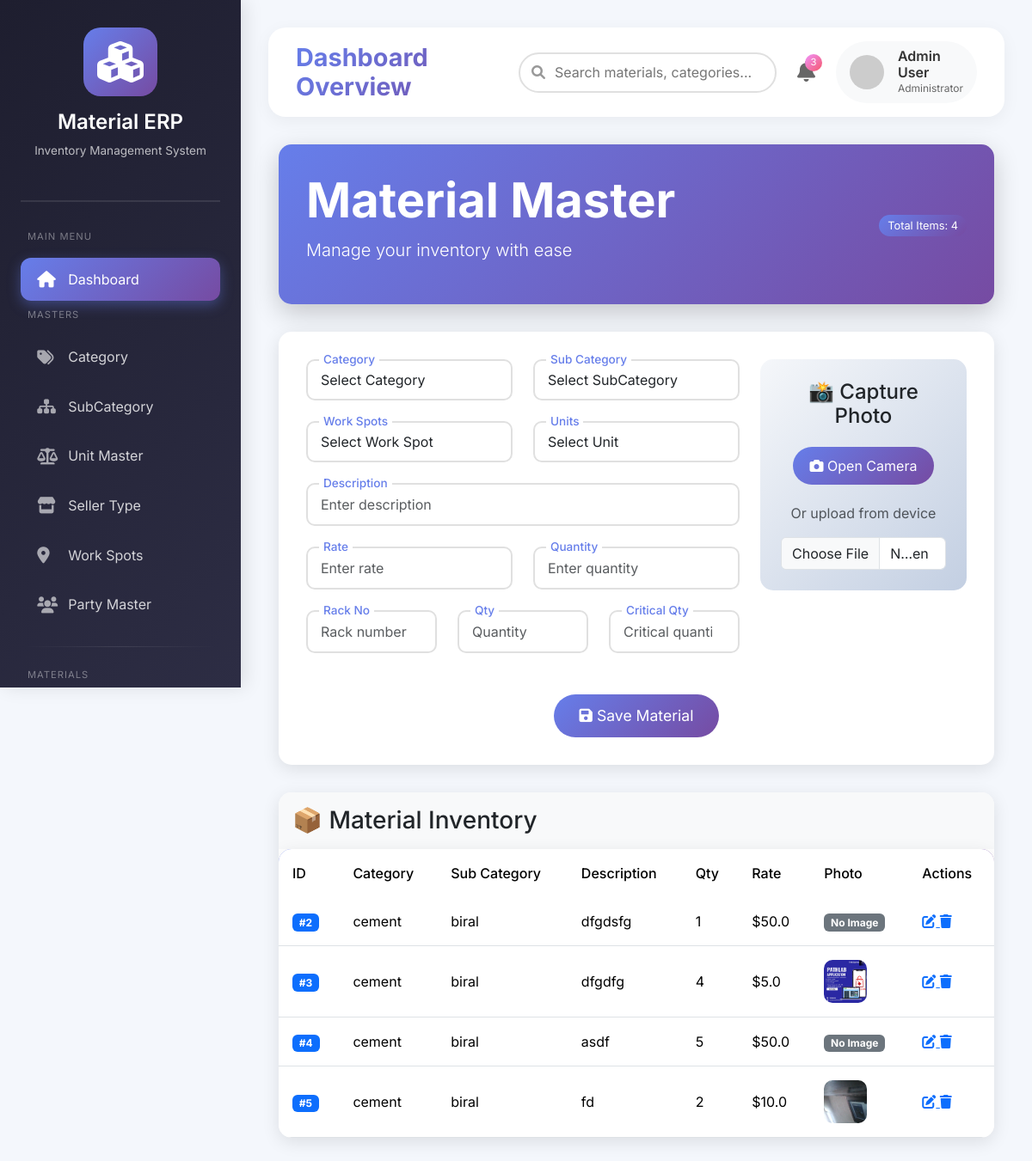
The app's page /materials/master/ with its own data.
### materials/models.py (models this page shows)
class MaterialMaster(models.Model):
    category = models.ForeignKey(Category,on_delete=models.CASCADE)
    sub_category = models.ForeignKey(SubCategory,on_delete=models.CASCADE)
    work_spots = models.ForeignKey(WorkSpots,on_delete=models.CASCADE)
    description = models.CharField(max_length=200)
    units = models.ForeignKey(UnitMaster,on_delete=models.CASCADE)
    quantity = models.IntegerField()
    qty = models.IntegerField()
    rate = models.FloatField()
    rackno = models.CharField(max_length=50)
    critical_qty = models.IntegerField()
    photo = models.ImageField(upload_to="materials")
    added_on = models.DateTimeField(auto_now_add=True)
    status = models.BooleanField(default=True)

### masters/models.py (models this page shows, shortened)
class Category(models.Model):
    id = models.AutoField(primary_key=True)
    name = models.CharField(max_length=100)
    status = models.BooleanField(default=True)

class SubCategory(models.Model):
    id = models.AutoField(primary_key=True)
    category = models.ForeignKey(Category,on_delete=models.CASCADE)
    sub_category = models.CharField(max_length=100)

### materials/views.py (the view, shortened to what this page needs)
# urls.py: path('master/', views.material_master, name='material_master'),
def material_master(request):
    category = Category.objects.all()
    subcategory = SubCategory.objects.all()
    workspots = WorkSpots.objects.all()
    units = UnitMaster.objects.all()
    data = MaterialMaster.objects.select_related(
        'category','sub_category','work_spots','units'
    ).all()
    return render(request, 'materials/material_master.html', {
        'category': category,
        'subcategory': subcategory,
        'workspots': workspots,
        'units': units,
        'data': data
    })

### materials/templates/materials/material_master.html (shortened to what this page needs)
{% extends 'base.html' %}
{% block content %}
<div class="container-fluid">
    <div class="material-header">
        <div class="d-flex justify-content-between align-items-center">
            <div>
                <h1 class="display-4 fw-bold">Material Master</h1>
                <p class="lead">Manage your inventory with ease</p>
            </div>
            <div>
                <span class="material-badge">Total Items: {{data|length}}</span>
            </div>
        </div>
    </div>
    <div class="form-card">
        <form method="POST" enctype="multipart/form-data" id="materialForm">
            <div class="row">
                <div class="col-md-8">
                    <div class="row">
                        <div class="col-md-6">
                            <div class="floating-label">
                                <label>Category</label>
                                <select id="category" name="category" class="form-control form-control-modern">
                                    <option value="">Select Category</option>
                                </select>
                            </div>
                        </div>
                        <div class="col-md-6">
                            <div class="floating-label">
                                <label>Sub Category</label>
                                <select id="subcategory" name="subcategory" class="form-control form-control-modern">
                                    <option value="">Select SubCategory</option>
                                </select>
                            </div>
                        </div>
                        <div class="col-md-6">
                            <div class="floating-label">
                                <label>Work Spots</label>
                                <select name="workspots" class="form-control form-control-modern">
                                    <option value="">Select Work Spot</option>
                                </select>
                            </div>
                        </div>
                        <div class="col-md-6">
                            <div class="floating-label">
                                <label>Units</label>
                                <select name="units" class="form-control form-control-modern">
                                    <option value="">Select Unit</option>
                                </select>
                            </div>
                        </div>
                        <div class="col-md-12">
                            <div class="floating-label">
                                <label>Description</label>
                                <input name="description" class="form-control form-control-modern" placeholder="Enter description">
                            </div>
                        </div>
                        <div class="col-md-6">
                            <div class="floating-label">
                                <label>Rate</label>
                                <input name="rate" class="form-control form-control-modern" placeholder="Enter rate" type="number">
                            </div>
                        </div>
                        <div class="col-md-6">
                            <div class="floating-label">
                                <label>Quantity</label>
                                <input name="quantity" class="form-control form-control-modern" placeholder="Enter quantity" type="number">
                            </div>
                        </div>
                        <div class="col-md-4">
                            <div class="floating-label">
                                <label>Rack No</label>
                                <input name="rackno" class="form-control form-control-modern" placeholder="Rack number">
                            </div>
                        </div>
                        <div class="col-md-4">
                            <div class="floating-label">
                                <label>Qty</label>
                                <input name="qty" class="form-control form-control-modern" placeholder="Quantity" type="number">
                            </div>
                        </div>
                        <div class="col-md-4">
                            <div class="floating-label">
                                <label>Critical Qty</label>
                                <input name="critical_qty" class="form-control form-control-modern" placeholder="Critical quantity" type="number">
                            </div>
                        </div>
                    </div>
                </div>
                <div class="col-md-4">
                    <div class="camera-section">
                        <h4 class="mb-3">📸 Capture Photo</h4>
                        <div class="mt-3">
                            <button type="button" class="camera-btn" id="start-camera">
                                <i class="fas fa-camera"></i> Open Camera
                            </button>
                        </div>
                        <div class="mt-3">
                            <p class="text-muted">Or upload from device</p>
                            <input type="file" name="photo" id="photo-upload" class="form-control" accept="image/*">
                        </div>
                    </div>
                </div>
            </div>
            <div class="text-center mt-4">
                <button type="submit" class="btn-save">
                    <i class="fas fa-save"></i> Save Material
                </button>
            </div>
        </form>
    </div>
    <div class="table-modern">
        <h3 class="p-3 mb-0 bg-light">📦 Material Inventory</h3>
        <table class="table table-modern mb-0">
            <thead>
                <tr>
                    <th>ID</th>
                    <th>Category</th>
                    <th>Sub Category</th>
                    <th>Description</th>
                    <th>Qty</th>
                    <th>Rate</th>
                    <th>Photo</th>
                    <th>Actions</th>
                </tr>
            </thead>
            <tbody>
                {% for row in data %}
                <tr>
                    <td><span class="badge bg-primary">#{{row.id}}</span></td>
                    <td>{{row.category.name}}</td>
                    <td>{{row.sub_category.sub_category}}</td>
                    <td>{{row.description}}</td>
                    <td>{{row.quantity}}</td>
                    <td>${{row.rate}}</td>
                    <td>
                        {% if row.photo %}
                        <img src="{{row.photo.url}}" width="50" height="50" style="border-radius: 10px; object-fit: cover;">
                        {% else %}
                        <span class="badge bg-secondary">No Image</span>
                        {% endif %}
                    </td>
                    <td>
                        <a href="{% url 'seller_type_edit' row.id %}" class="btn-action btn-edit" title="Edit">
                            <i class="fas fa-edit"></i>
                        </a>
                        <a href="{% url 'seller_type_delete' row.id %}" class="btn-action btn-delete" title="Delete"
                           onclick="return confirmDelete('{{ i.type }}')">
                            <i class="fas fa-trash"></i>
                        </a>
                    </td>
                </tr>
                {% endfor %}
            </tbody>
        </table>
    </div>
</div>
<link rel="stylesheet" href="https://cdnjs.cloudflare.com/ajax/libs/font-awesome/6.0.0/css/all.min.css">
{% endblock %}

### templates/base.html (style rules this page uses)
* { margin: 0; padding: 0; box-sizing: border-box; font-family: 'Inter', sans-serif; }
body { background: #f4f7fc; min-height: 100vh; }

### materials/templates/materials/material_master.html (style rules this page uses)
.material-header { background: linear-gradient(135deg, #667eea 0%, #764ba2 100%); color: white; padding: 2rem; border-radius: 15px; margin-bottom: 2rem; box-shadow: 0 10px 30px rgba(0,0,0,0.2); }
.form-card { background: white; border-radius: 15px; padding: 2rem; box-shadow: 0 5px 20px rgba(0,0,0,0.1); margin-bottom: 2rem; }
.camera-section { background: linear-gradient(135deg, #f5f7fa 0%, #c3cfe2 100%); border-radius: 15px; padding: 1.5rem; text-align: center; }
.camera-btn { background: linear-gradient(135deg, #667eea 0%, #764ba2 100%); color: white; border: none; padding: 10px 20px; border-radius: 25px; margin: 5px; cursor: pointer; transition: transform 0.3s ease; }
.table-modern { background: white; border-radius: 15px; overflow: hidden; box-shadow: 0 5px 20px rgba(0,0,0,0.1); }
.table-modern thead { background: linear-gradient(135deg, #667eea 0%, #764ba2 100%); color: white; }
.table-modern th { padding: 1rem; font-weight: 500; border: none; }
.table-modern td { padding: 1rem; vertical-align: middle; }
.material-badge { background: linear-gradient(135deg, #667eea 0%, #764ba2 100%); color: white; padding: 5px 10px; border-radius: 20px; font-size: 0.8rem; }
.btn-save { background: linear-gradient(135deg, #667eea 0%, #764ba2 100%); color: white; border: none; padding: 12px 30px; border-radius: 25px; font-size: 1.1rem; cursor: pointer; transition: transform 0.3s ease; }
.form-control-modern { border: 2px solid #e0e0e0; border-radius: 10px; padding: 10px 15px; transition: all 0.3s ease; }
.floating-label { position: relative; margin-bottom: 1.5rem; }
.floating-label input { height: 50px; }
.floating-label label { position: absolute; top: -10px; left: 15px; background: white; padding: 0 5px; font-size: 0.85rem; color: #667eea; font-weight: 500; }

### records on screen
MaterialMaster: id "2", category.name "cement", sub_category.sub_category "biral", description "dfgdsfg", quantity "1", rate "50.0", photo "No Image"
MaterialMaster: id "3", category.name "cement", sub_category.sub_category "biral", description "dfgdfg", quantity "4", rate "5.0", photo (picture)
MaterialMaster: id "4", category.name "cement", sub_category.sub_category "biral", description "asdf", quantity "5", rate "50.0", photo "No Image"
MaterialMaster: id "5", category.name "cement", sub_category.sub_category "biral", description "fd", quantity "2", rate "10.0", photo (picture)

### other values on screen
{{ data|length }} "4"
